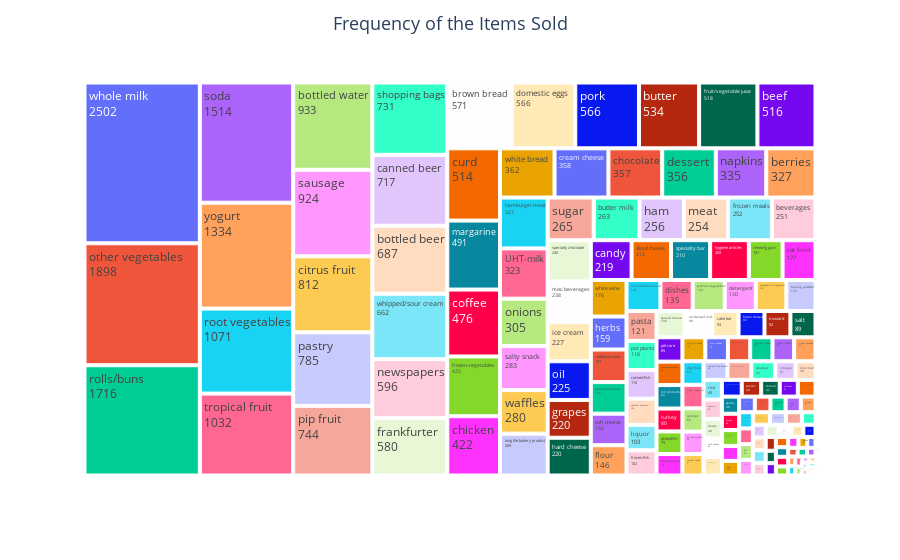

Source (notebook cell):
### Markdown cell above
The average number of sales per customer remained relatively steady at 2.2 until the end of December 2014. However, there was a significant increase in this metric in early 2015, reaching a peak of 3.3 sales per customer in the first week of March. This rise in sales per customer can be attributed to a consistent level of weekly sales coupled with a decline in the number of customers during that period. The drop in customer numbers is evident in the "Number of Customers Weekly" graph following March 2015.

### Code cell
Frequency_of_items = data.groupby(pd.Grouper(key='itemName')).size().reset_index(name='count')
fig = px.treemap(Frequency_of_items, path=['itemName'], values='count')
fig.update_layout(title_text='Frequency of the Items Sold',
                  title_x=0.5, title_font=dict(size=18)
                  )
fig.update_traces(textinfo="label+value")
fig.show()

### Figure 1 — Plotly figure (JSON) as saved in the notebook; plotly's stock layout.template omitted (floating-point values rounded to 4 significant figures; data arrays with more than 128 entries replaced by an {"elided": "..."} marker saying what was removed)
{"data": [{"branchvalues": "total", "domain": {"x": [0, 1], "y": [0, 1]}, "hovertemplate": "labels=%{label}<br>count=%{value}<br>parent=%{parent}<br>id=%{id}<extra></extra>", "ids": {"elided": "167 str values"}, "labels": {"elided": "167 str values"}, "name": "", "parents": {"elided": "167 str values"}, "textinfo": "label+value", "type": "treemap", "values": {"elided": "167 int values"}}], "layout": {"autosize": true, "legend": {"tracegroupgap": 0}, "margin": {"t": 60}, "title": {"font": {"size": 18}, "text": "Frequency of the Items Sold", "x": 0.5}}}
